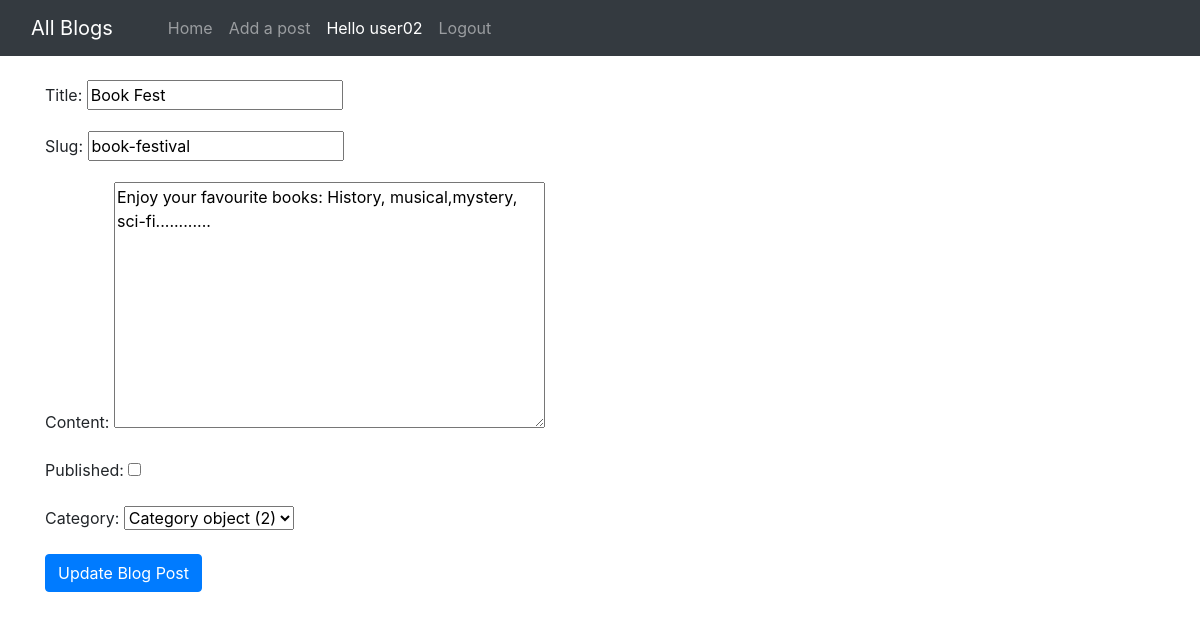
The app's page /post/book-festival/edit (signed in) with its own data.
### blog/models.py (models this page shows, shortened)
class Post(models.Model):
    title=models.CharField(max_length=255)
    slug = models.SlugField(max_length=200, unique=True)
    author= models.ForeignKey(User, on_delete=models.CASCADE)
    content=models.TextField()
    created_on = models.DateTimeField(auto_now_add=True)
    updated_on = models.DateTimeField(auto_now= True)
    published = models.BooleanField(default=False)
    category = models.ForeignKey(Category, null=True, blank=True, on_delete=models.SET_NULL)
    class Meta:
        ordering = ['-created_on']

### blog/views.py (the view, shortened to what this page needs)
# urls.py: path("post/<str:slug>/edit", UpdatePostView.as_view(), name="edit_blog_post"),
class UpdatePostView(LoginRequiredMixin,generic.UpdateView):
    model = Post
    template_name = 'edit_blog_post.html'
    fields = ['title', 'slug', 'content', 'published','category']
    def get(self, request, *args, **kwargs):
        self.object = self.get_object()
        if request.user == self.object.author or request.user.is_superuser:
            return super().get(request, *args, **kwargs)
        else:
            raise PermissionError('Only creator of the thi post can edit it.')
    '''
    ipdb> self.request.resolver_match.kwargs                                                                                                                     {'slug': 'happy-diwali'}
    '''

### templates/edit_blog_post.html (shortened to what this page needs)
{% extends 'base.html' %}
{% block body %}
<form enctype="multipart/form-data" method="POST"> {% csrf_token %}
<div class="container mt-4">
{{ form.as_p }}
<button class="btn btn-primary">Update Blog Post</button>
</div>
</form>
{% endblock %}

### templates/base.html (shortened to what this page needs)
<!doctype html>
<html lang="en">
  <head>
    <link href="//maxcdn.bootstrapcdn.com/bootstrap/4.1.1/css/bootstrap.min.css" rel="stylesheet" id="bootstrap-css">
    <link href="https://cdn.jsdelivr.net/npm/bootstrap@5.0.2/dist/css/bootstrap.min.css" rel="stylesheet">
    <link rel="stylesheet" href="https://maxcdn.bootstrapcdn.com/bootstrap/4.0.0/css/bootstrap.min.css">
  </head>
  <body>
    <nav class="navbar navbar-expand-lg navbar-dark bg-dark sticky-top">
        <div class="container-fluid">
          <a class="navbar-brand" href="#">All Blogs</a>
          <div class="collapse navbar-collapse" id="navbarSupportedContent">
          <div class="container mx-3">
            <ul class="navbar-nav me-auto mb-2 mb-lg-0">
              <li class="nav-item">
                <a class="nav-link {% block dashboardactive %} {% endblock dashboardactive %}" aria-current="page" href="/">Home</a>
              </li>
              {% if user.is_authenticated %}
              <li class="nav-item">
                <a class="nav-link {% block add_blogs_active %} {% endblock add_blogs_active %}" href="/post/add">Add a post</a>
              </li>
              <li class="nav-item">
                <a class="nav-link active" href="#">
                  <div class="text-reset">Hello {{request.user}}</div>
                  </a>
              </li>
              <li class="nav-item">
                <a class="nav-link" href="/logout/">Logout</a>
              </li>
              {% else %}
               <li class="nav-item">
                <a class="nav-link {% block loginactive %} {% endblock loginactive %}" href="/login/">Login</a>
              </li>
              {% endif %}
            </ul>
            </div>
          </div>
        </div>
      </nav>
      {% block body %}
      {% endblock body %}
</body>
</html>

### records on screen
Post: title "Book Fest", slug "book-festival", content "Enjoy your favourite books: History, musical,mystery, sci-fi............", category "Category object (2)"

### other values on screen
{{ request.user }} "user02"
